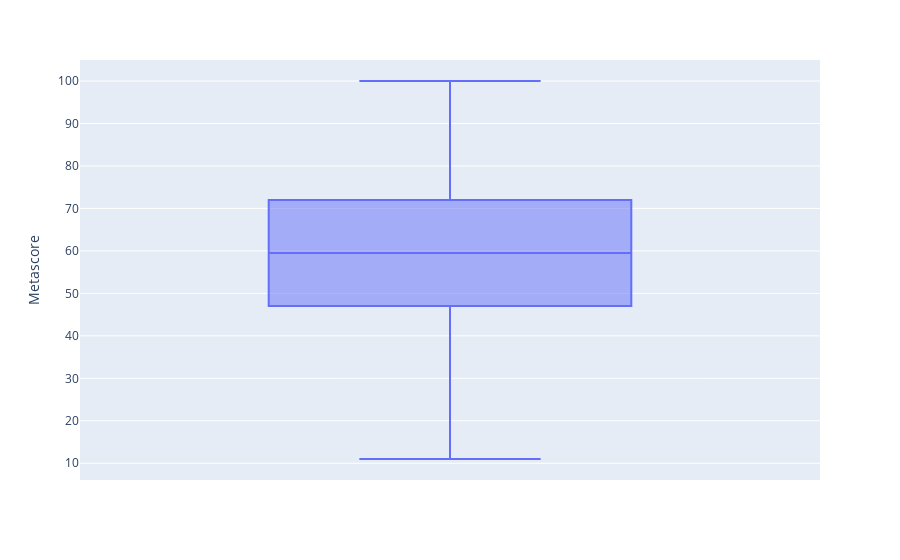

The notebook cell saved with this chart:
### Code cell
import plotly.express as px
fig = px.box(df,y='Metascore')
fig

### Figure 1 — Plotly figure (JSON) as saved in the notebook; plotly's stock layout.template omitted (floating-point values rounded to 4 significant figures; data arrays with more than 128 entries replaced by an {"elided": "..."} marker saying what was removed)
{"data": [{"alignmentgroup": "True", "hovertemplate": "Metascore=%{y}<extra></extra>", "legendgroup": "", "marker": {"color": "#636efa"}, "name": "", "notched": false, "offsetgroup": "", "orientation": "v", "showlegend": false, "type": "box", "x0": " ", "xaxis": "x", "y": {"elided": "1000 int values"}, "y0": " ", "yaxis": "y"}], "layout": {"boxmode": "group", "legend": {"tracegroupgap": 0}, "margin": {"t": 60}, "xaxis": {"anchor": "y", "domain": [0, 1]}, "yaxis": {"anchor": "x", "domain": [0, 1], "title": {"text": "Metascore"}}}}
